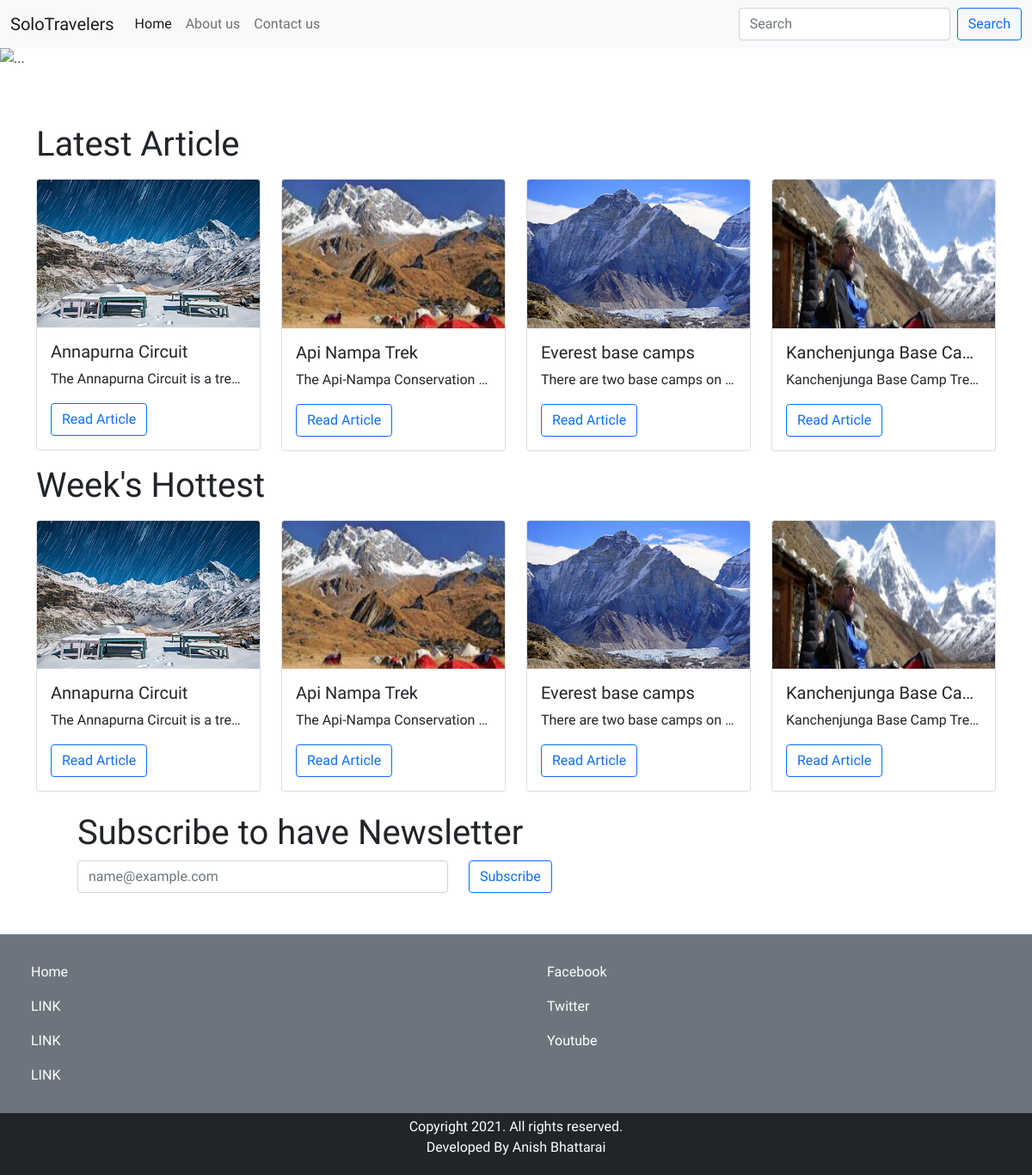
/clientside/index.php, run on the app's committed database.
### tables this page shows
CREATE TABLE `blog_post` (
  `post_id` int(11) NOT NULL,
  `post_name` varchar(255) NOT NULL,
  `post_description` text NOT NULL,
  `post_author_id` smallint(6) NOT NULL,
  `post_img` text NOT NULL,
  `post_visible` tinyint(1) NOT NULL,
  `post_created_date` datetime NOT NULL DEFAULT current_timestamp()
);

### clientside/public/requireindex.php (called while the page is built, shortened)
<?php
    require 'app/controller/Database.php';
    require 'app/model/post.php';
    require 'public/head.php';
    require 'app/pageElements/navbar.php';
    require 'app/pageElements/carousel.php';
    require 'app/views/latestpost.php';
    require 'app/views/weekhotest.php';
    require 'app/pageElements/subscribe.php';
    require 'public/foot.php';
?>

### clientside/index.php (called while the page is built)
<?php
    require 'public/requireindex.php';
?>

### clientside/app/controller/Database.php (called while the page is built, shortened)
<?php
    class Database{
        private $dbHost = DB_HOST;
        private $dbUser = DB_USER;
        private $dbPass = DB_PASS;
        private $dbName = DB_NAME;
        public function connect(){
            $this->dsn = "mysql:host=" . $this->dbHost . ";dbname=" . $this->dbName;
            try{
                $this->dbHandler = new PDO($this->dsn, $this->dbUser, $this->dbPass);
                $this->dbHandler->setAttribute(PDO::ATTR_DEFAULT_FETCH_MODE,PDO::FETCH_ASSOC);
                return $this->dbHandler;
            }catch(PDOException $e){
                echo "Error ->".$e->getMessage();
            }
        }
    }
?>

### clientside/app/model/post.php (called while the page is built, shortened)
<?php
    class Posts extends Database{
        public function getPosts(){
            $sql = 'SELECT * FROM `blog_post` WHERE `post_visible` = 1';
            $stmt = $this->connect()->prepare($sql);
            $stmt->execute();
            while($result = $stmt->fetchAll()){
                return $result;
            }
        }
    }
?>

### clientside/app/views/latestpost.php (the view)
<?php $posts = new Posts(); ?>
<div class="row">
    <h1 class="my-3">Latest Article</h1>
    <?php  if($posts->getPosts()):?>
    <?php foreach($posts->getPosts() as $post):?>
    <div class="col-md-3">
        <div class="card">
            <img class="card-img-top" src="public/image/<?= $post['post_img']?>"
                alt="<?= strtolower($post['post_name']);?>">
            <div class="card-body">
                <h5 class="card-title text-truncate"><?= $post['post_name'];?></h5>
                <p class="card-text text-truncate"><?= substr($post['post_description'],0,90);?>...</p>
                <a href="article.php?postid=<?= $post['post_id']?>"><button class="btn btn-outline-primary">Read Article</button></a>
            </div>
        </div>
      </div>
      <?php endforeach;?>
      <?php endif;?>
</div>

### clientside/public/head.php (shortened to what this page needs)
<?php
    echo '<!DOCTYPE html>
    <html lang="en">
    <head>
        <meta charset="UTF-8">
        <meta http-equiv="X-UA-Compatible" content="IE=edge">
        <meta name="viewport" content="width=device-width, initial-scale=1.0">
        <link rel="stylesheet" href="public/style.css">
        <link href="https://cdn.jsdelivr.net/npm/bootstrap@5.1.0/dist/css/bootstrap.min.css" rel="stylesheet">
        <script src="https://cdn.jsdelivr.net/npm/bootstrap@5.1.0/dist/js/bootstrap.bundle.min.js"></script>
        <title>SoloTraveler</title>
    </head>
    <body>
    ';
?>

### clientside/app/pageElements/navbar.php
<?php
    echo '
    <nav class="navbar navbar-expand-lg navbar-light bg-light">
  <div class="container-fluid">
    <a class="navbar-brand" href="' . URLROOT . '">' . SITENAME . '</a>
    <button class="navbar-toggler" type="button" data-bs-toggle="collapse" data-bs-target="#navbarSupportedContent" aria-controls="navbarSupportedContent" aria-expanded="false" aria-label="Toggle navigation">
      <span class="navbar-toggler-icon"></span>
    </button>
    <div class="collapse navbar-collapse" id="navbarSupportedContent">
      <ul class="navbar-nav me-auto mb-2 mb-lg-0">
        <li class="nav-item">
          <a class="nav-link active" aria-current="page" href="' . URLROOT . '">Home</a>
        </li>
        <li class="nav-item">
          <a class="nav-link" href="about.php">About us</a>
        </li>
        <li class="nav-item">
          <a class="nav-link" href="contact.php">Contact us</a>
        </li>
      </ul>
      <form class="d-flex" method="GET" action="result.php">
        <input class="form-control mx-2" name="query" type="search" placeholder="Search" aria-label="Search" value="">
        <button class="btn btn-outline-primary" type="submit">Search</button>
      </form>
    </div>
  </div>
</nav>
    ';
?>

### clientside/app/pageElements/carousel.php
<?php
    echo '
    <div id="carouselExampleControls" class="carousel slide" data-bs-ride="carousel">
  <div class="carousel-inner">
    <div class="carousel-item active">
      <img src="https://source.unsplash.com/1600x500/?nature,water" class="d-block w-100" alt="...">
      <div class="carousel-caption d-none d-md-block">
        <h5>First Slide</h5>
        <p>Some representative placeholder content for the First slide.</p>
      </div>
    </div>
    <div class="carousel-item">
      <img src="https://source.unsplash.com/1600x500/?animal,child" class="d-block w-100" alt="...">
      <div class="carousel-caption d-none d-md-block">
        <h5>Second Slide</h5>
        <p>Some representative placeholder content for the Second slide.</p>
      </div>
    </div>
    <div class="carousel-item">
      <img src="https://source.unsplash.com/1600x500/?mountains,hills" class="d-block w-100" alt="...">
      <div class="carousel-caption d-none d-md-block">
        <h5>Third Slide</h5>
        <p>Some representative placeholder content for the third slide.</p>
      </div>
    </div>
  </div>
  <button class="carousel-control-prev" type="button" data-bs-target="#carouselExampleControls" data-bs-slide="prev">
    <span class="carousel-control-prev-icon" aria-hidden="true"></span>
    <span class="visually-hidden">Previous</span>
  </button>
  <button class="carousel-control-next" type="button" data-bs-target="#carouselExampleControls" data-bs-slide="next">
    <span class="carousel-control-next-icon" aria-hidden="true"></span>
    <span class="visually-hidden">Next</span>
  </button>
</div>
<div class="container mt-5">
    ';
?>

### clientside/app/views/weekhotest.php
<?php $posts = new Posts(); ?>
<div class="row">
    <h1 class="my-3">Week's Hottest</h1>
    <?php  if($posts->getPosts()):?>
    <?php foreach($posts->getPosts() as $post):?>
    <div class="col-md-3">
        <div class="card">
            <img class="card-img-top" src="public/image/<?= $post['post_img']?>"
                alt="<?= strtolower($post['post_name']);?>">
            <div class="card-body">
                <h5 class="card-title text-truncate"><?= $post['post_name'];?></h5>
                <p class="card-text text-truncate"><?= substr($post['post_description'],0,90);?>...</p>
                <a href="article.php?postid=<?= $post['post_id']?>"><button class="btn btn-outline-primary">Read Article</button></a>
            </div>
        </div>
      </div>
      <?php endforeach;?>
      <?php endif;?>
</div>

### clientside/app/pageElements/subscribe.php
<div class="container-fluid m-4">
    <div class="container">
        <h1>Subscribe to have Newsletter</h1>
        <form action="index.php" method="post">
            <div class="row">
                <div class="col-5">
                    <input type="email" name="email" class="form-control" id="exampleFormControlInput1"
                        placeholder="name@example.com">
                </div>
                <div class="col">
                    <button type="submit" class="btn btn-outline-primary">Subscribe</button>
                </div>
            </div>
        </form>
    </div>
</div>

### clientside/public/foot.php (shortened to what this page needs)
<?php
    echo '
    </div>
    <div class="container-fluid bg-secondary mt-5">
  <div class="row gx-4">
    <div class="col m-4">
    <ul class="navbar-nav me-auto mb-2 mb-lg-0">
        <li class="nav-item"><a href="' . URLROOT . '" class="nav-link text-white">Home</a></li>
        <li class="nav-item"><a href="#" class="nav-link text-white">LINK</a></li>
        <li class="nav-item"><a href="#" class="nav-link text-white">LINK</a></li>
        <li class="nav-item"><a href="#" class="nav-link text-white">LINK</a></li>
    </ul>
    </div>
    <div class="col m-4">
        <ul class="navbar-nav me-auto mb-2 mb-lg-0">
            <li class="nav-item"><a href="#" class="nav-link text-white">Facebook</a></li>
            <li class="nav-item"><a href="#" class="nav-link text-white">Twitter</a></li>
            <li class="nav-item"><a href="#" class="nav-link text-white">Youtube</a></li>
        </ul>
    </div>
  </div>
</div>
<div class="container-fluid bg-dark p-1" style="box-sizing: border-box;">
    <p class="text-center text-white">Copyright 2021. All rights reserved.<br>Developed By Anish Bhattarai</p>
</div>
<script src="https://cdn.jsdelivr.net/npm/bootstrap@5.1.0/dist/js/bootstrap.bundle.min.js"></script>
<script src="https://cdn.jsdelivr.net/npm/@popperjs/core@2.9.3/dist/umd/popper.min.js"></script>
<script src="https://cdn.jsdelivr.net/npm/bootstrap@5.1.0/dist/js/bootstrap.min.js"></script>
    </body>
    </html>
    ';
?>

### clientside/public/style.css (style rules this page uses)
* { font-family: 'Baloo 2', cursive; }

### data on the page
blog_post: post_img (picture), post_name "Annapurna Circuit", post_description "The Annapurna Circuit is a tre…"
blog_post: post_img (picture), post_name "Api Nampa Trek", post_description "The Api-Nampa Conservation…"
blog_post: post_img (picture), post_name "Everest base camps", post_description "There are two base camps on…"
blog_post: post_img (picture), post_name "Kanchenjunga Base Ca…", post_description "Kanchenjunga Base Camp Tre…"

### other printed values
SITENAME "SoloTravelers"
